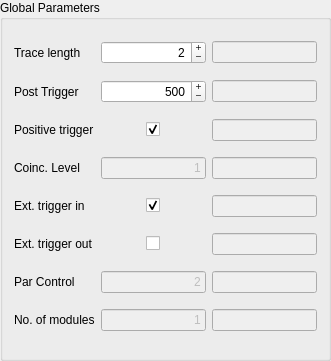
   <widget class="QGroupBox" name="gbGlobalParameters">
    <property name="geometry">
     <rect>
      <x>20</x>
      <y>20</y>
      <width>331</width>
      <height>361</height>
     </rect>
    </property>
    <property name="styleSheet">
     <string notr="true"/>
    </property>
    <property name="title">
     <string>Global Parameters</string>
    </property>
    <property name="flat">
     <bool>true</bool>
    </property>
    <layout class="QGridLayout" name="gridLayout">
     <item row="7" column="2">
      <widget class="QLineEdit" name="ledCoincLevelOutput">
       <property name="enabled">
        <bool>false</bool>
       </property>
       <property name="focusPolicy">
        <enum>Qt::NoFocus</enum>
       </property>
       <property name="alignment">
        <set>Qt::AlignRight|Qt::AlignTrailing|Qt::AlignVCenter</set>
       </property>
      </widget>
     </item>
     <item row="4" column="2">
      <widget class="QLineEdit" name="ledPositiveTriggerOutput">
       <property name="enabled">
        <bool>false</bool>
       </property>
       <property name="focusPolicy">
        <enum>Qt::NoFocus</enum>
       </property>
       <property name="alignment">
        <set>Qt::AlignRight|Qt::AlignTrailing|Qt::AlignVCenter</set>
       </property>
      </widget>
     </item>
     <item row="0" column="0">
      <widget class="QLabel" name="labTraceLength">
       <property name="toolTip">
        <string>&lt;html&gt;&lt;head/&gt;&lt;body&gt;&lt;p&gt;Enter values between 0 and 5&lt;/p&gt;&lt;p&gt;Trace Length is 2^(9+&amp;lt;input&amp;gt;)&lt;/p&gt;&lt;p&gt;0 :   512&lt;/p&gt;&lt;p&gt;1 :   1024&lt;/p&gt;&lt;p&gt;2 :   2048&lt;/p&gt;&lt;p&gt;3 :   4096&lt;/p&gt;&lt;p&gt;4 :   8192&lt;/p&gt;&lt;p&gt;5 :   16384&lt;/p&gt;&lt;/body&gt;&lt;/html&gt;</string>
       </property>
       <property name="text">
        <string>Trace length</string>
       </property>
      </widget>
     </item>
     <item row="9" column="2">
      <widget class="QLineEdit" name="ledExtTriggerInOutput">
       <property name="enabled">
        <bool>false</bool>
       </property>
       <property name="focusPolicy">
        <enum>Qt::NoFocus</enum>
       </property>
       <property name="alignment">
        <set>Qt::AlignRight|Qt::AlignTrailing|Qt::AlignVCenter</set>
       </property>
      </widget>
     </item>
     <item row="9" column="0">
      <widget class="QLabel" name="labExtTriggerIn">
       <property name="toolTip">
        <string>&lt;html&gt;&lt;head/&gt;&lt;body&gt;&lt;p&gt;Enable external triggering&lt;/p&gt;&lt;p&gt;&lt;br/&gt;&lt;/p&gt;&lt;/body&gt;&lt;/html&gt;</string>
       </property>
       <property name="text">
        <string>Ext. trigger in</string>
       </property>
      </widget>
     </item>
     <item row="11" column="1">
      <widget class="QLineEdit" name="ledParControlInput">
       <property name="enabled">
        <bool>false</bool>
       </property>
       <property name="text">
        <string>2</string>
       </property>
       <property name="alignment">
        <set>Qt::AlignRight|Qt::AlignTrailing|Qt::AlignVCenter</set>
       </property>
      </widget>
     </item>
     <item row="11" column="2">
      <widget class="QLineEdit" name="ledParControlOutput">
       <property name="enabled">
        <bool>false</bool>
       </property>
       <property name="focusPolicy">
        <enum>Qt::NoFocus</enum>
       </property>
       <property name="alignment">
        <set>Qt::AlignRight|Qt::AlignTrailing|Qt::AlignVCenter</set>
       </property>
      </widget>
     </item>
     <item row="12" column="2">
      <widget class="QLineEdit" name="ledNoOfModulesoutput">
       <property name="enabled">
        <bool>false</bool>
       </property>
       <property name="focusPolicy">
        <enum>Qt::NoFocus</enum>
       </property>
       <property name="alignment">
        <set>Qt::AlignRight|Qt::AlignTrailing|Qt::AlignVCenter</set>
       </property>
      </widget>
     </item>
     <item row="10" column="0">
      <widget class="QLabel" name="labExtTriggerOut">
       <property name="toolTip">
        <string>&lt;html&gt;&lt;head/&gt;&lt;body&gt;&lt;p&gt;Enable the output of the incoming external trigger signal&lt;/p&gt;&lt;/body&gt;&lt;/html&gt;</string>
       </property>
       <property name="text">
        <string>Ext. trigger out</string>
       </property>
      </widget>
     </item>
     <item row="10" column="2">
      <widget class="QLineEdit" name="ledExtTriggerOutOutput">
       <property name="enabled">
        <bool>false</bool>
       </property>
       <property name="focusPolicy">
        <enum>Qt::NoFocus</enum>
       </property>
       <property name="alignment">
        <set>Qt::AlignRight|Qt::AlignTrailing|Qt::AlignVCenter</set>
       </property>
      </widget>
     </item>
     <item row="7" column="0">
      <widget class="QLabel" name="labCoincLevel">
       <property name="text">
        <string>Coinc. Level</string>
       </property>
      </widget>
     </item>
     <item row="7" column="1">
      <widget class="QLineEdit" name="ledCoincLevelInput">
       <property name="enabled">
        <bool>false</bool>
       </property>
       <property name="text">
        <string>1</string>
       </property>
       <property name="alignment">
        <set>Qt::AlignRight|Qt::AlignTrailing|Qt::AlignVCenter</set>
       </property>
      </widget>
     </item>
     <item row="4" column="0">
      <widget class="QLabel" name="labPositiveTrigger">
       <property name="toolTip">
        <string>&lt;html&gt;&lt;head/&gt;&lt;body&gt;&lt;p&gt;Trigger on positive signal&lt;/p&gt;&lt;/body&gt;&lt;/html&gt;</string>
       </property>
       <property name="text">
        <string>Positive trigger</string>
       </property>
      </widget>
     </item>
     <item row="11" column="0">
      <widget class="QLabel" name="labParControl">
       <property name="text">
        <string>Par Control</string>
       </property>
      </widget>
     </item>
     <item row="12" column="1">
      <widget class="QLineEdit" name="ledNoOfModulesInput">
       <property name="enabled">
        <bool>false</bool>
       </property>
       <property name="text">
        <string>1</string>
       </property>
       <property name="alignment">
        <set>Qt::AlignRight|Qt::AlignTrailing|Qt::AlignVCenter</set>
       </property>
      </widget>
     </item>
     <item row="0" column="2">
      <widget class="QLineEdit" name="ledTracLengthOutput">
       <property name="enabled">
        <bool>false</bool>
       </property>
       <property name="focusPolicy">
        <enum>Qt::NoFocus</enum>
       </property>
       <property name="alignment">
        <set>Qt::AlignRight|Qt::AlignTrailing|Qt::AlignVCenter</set>
       </property>
      </widget>
     </item>
     <item row="12" column="0">
      <widget class="QLabel" name="labNoOfModules">
       <property name="text">
        <string>No. of modules</string>
       </property>
      </widget>
     </item>
     <item row="1" column="2">
      <widget class="QLineEdit" name="ledPostTriggerOutput">
       <property name="enabled">
        <bool>false</bool>
       </property>
       <property name="focusPolicy">
        <enum>Qt::NoFocus</enum>
       </property>
       <property name="alignment">
        <set>Qt::AlignRight|Qt::AlignTrailing|Qt::AlignVCenter</set>
       </property>
      </widget>
     </item>
     <item row="1" column="0">
      <widget class="QLabel" name="labTraceLength_2">
       <property name="toolTip">
        <string>&lt;html&gt;&lt;head/&gt;&lt;body&gt;&lt;p&gt;Samples recorded before trigger sinal&lt;/p&gt;&lt;/body&gt;&lt;/html&gt;</string>
       </property>
       <property name="text">
        <string>Post Trigger</string>
       </property>
      </widget>
     </item>
     <item row="4" column="1" alignment="Qt::AlignHCenter">
      <widget class="QCheckBox" name="cbPositiveTriggerInput">
       <property name="text">
        <string/>
       </property>
       <property name="checked">
        <bool>true</bool>
       </property>
      </widget>
     </item>
     <item row="9" column="1" alignment="Qt::AlignHCenter">
      <widget class="QCheckBox" name="cbExtTriggerInInput">
       <property name="text">
        <string/>
       </property>
       <property name="checked">
        <bool>true</bool>
       </property>
      </widget>
     </item>
     <item row="10" column="1" alignment="Qt::AlignHCenter">
      <widget class="QCheckBox" name="cbExtTriggerOutInput">
       <property name="text">
        <string/>
       </property>
      </widget>
     </item>
     <item row="0" column="1">
      <widget class="QSpinBox" name="ledTraceLengthInput">
       <property name="alignment">
        <set>Qt::AlignRight|Qt::AlignTrailing|Qt::AlignVCenter</set>
       </property>
       <property name="buttonSymbols">
        <enum>QAbstractSpinBox::PlusMinus</enum>
       </property>
       <property name="maximum">
        <number>10</number>
       </property>
       <property name="value">
        <number>2</number>
       </property>
      </widget>
     </item>
     <item row="1" column="1">
      <widget class="QSpinBox" name="ledPostTriggerInput">
       <property name="alignment">
        <set>Qt::AlignRight|Qt::AlignTrailing|Qt::AlignVCenter</set>
       </property>
       <property name="buttonSymbols">
        <enum>QAbstractSpinBox::PlusMinus</enum>
       </property>
       <property name="maximum">
        <number>16000</number>
       </property>
       <property name="value">
        <number>500</number>
       </property>
      </widget>
     </item>
    </layout>
   </widget>
